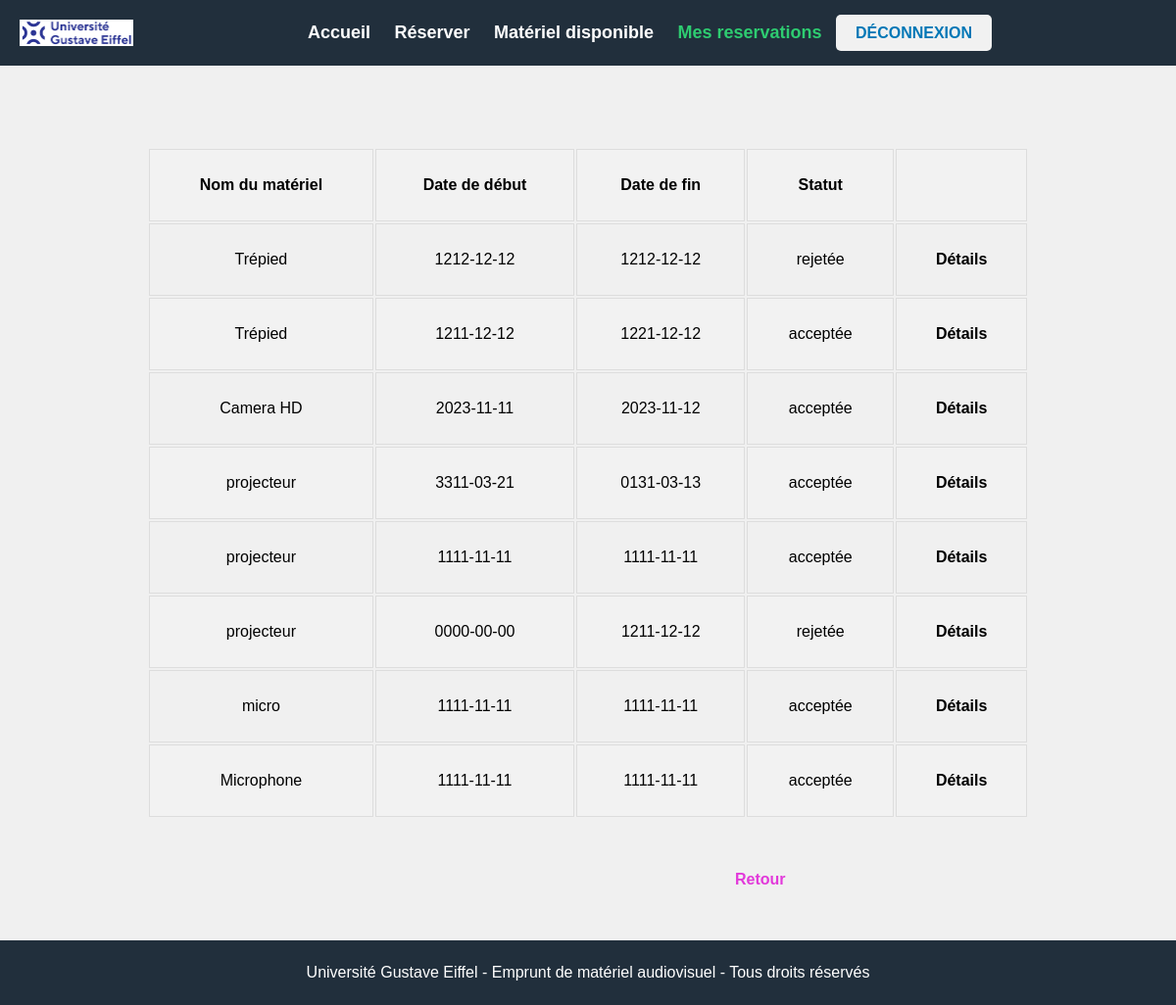
The app's page /reservation_liste.php (signed in) with its own data.
### tables this page shows
CREATE TABLE IF NOT EXISTS `reserve` (
  `ID_utilisateur` int NOT NULL,
  `ID_materiel` int NOT NULL,
  `dateDebut` date DEFAULT NULL,
  `dateFin` date DEFAULT NULL,
  `statut` varchar(255) DEFAULT NULL,
  `ID_reservation` int NOT NULL AUTO_INCREMENT,
  PRIMARY KEY (`ID_reservation`),
  KEY `reserve_Materiel0_FK` (`ID_materiel`),
  KEY `ID_utilisateur` (`ID_utilisateur`,`ID_materiel`) USING BTREE
);

CREATE TABLE IF NOT EXISTS `materiel` (
  `ID_materiel` int NOT NULL,
  `nom` varchar(255) DEFAULT NULL,
  `reference` varchar(255) DEFAULT NULL,
  `type` varchar(255) NOT NULL,
  `description` text,
  PRIMARY KEY (`ID_materiel`)
);

### reservation_liste.php (the view, shortened to what this page needs)
<?php
try {
    $bdd = new PDO(
        'mysql:host=localhost;dbname=location_materiel;charset=utf8',
        'root'
    );
    $bdd->setAttribute(PDO::ATTR_ERRMODE, PDO::ERRMODE_EXCEPTION);
} catch (Exception $e) {
    die(print_r($e));
}
if ($_SESSION['ID_role'] === '2') {
    $query = $query = "SELECT reserve.ID_reservation, utilisateur.nom AS nom_utilisateur, materiel.nom AS nom_materiel, reserve.dateDebut, reserve.dateFin, reserve.statut FROM reserve JOIN utilisateur ON reserve.ID_utilisateur = utilisateur.ID_utilisateur JOIN materiel ON reserve.ID_materiel = materiel.ID_materiel WHERE reserve.statut IN ('en attente', 'acceptée', 'rejetée')";
    ;
} else {
    $id_utilisateur = $_SESSION['ID_utilisateur'];
    $query = "SELECT reserve.ID_reservation, utilisateur.nom AS nom_utilisateur, materiel.nom AS nom_materiel, reserve.dateDebut, reserve.dateFin, reserve.statut FROM reserve JOIN utilisateur ON reserve.ID_utilisateur = utilisateur.ID_utilisateur JOIN materiel ON reserve.ID_materiel = materiel.ID_materiel WHERE reserve.ID_utilisateur = :id_utilisateur";
}
$stmt = $bdd->prepare($query);
if ($_SESSION['ID_role'] !== '2') {
    $stmt->bindParam(':id_utilisateur', $id_utilisateur, PDO::PARAM_INT);
}
$stmt->execute();
$reservations = $stmt->fetchAll(PDO::FETCH_ASSOC);
?>
<!DOCTYPE html>
<html lang="fr">
<head>
    <link rel="stylesheet" href="styles/reservation_liste.css" />
</head>
<body>
<header>
      <nav>
        <img src = "ressources/logouniv.png">
        <ul>
          <li><a href="a_SAE203.php">Accueil</a></li>
          <li><a href="reservation.php">Réserver</a></li>
          <li><a href="liste.php">Matériel disponible</a></li>
          <li><a id="accueil" href="reservation_liste.php">Mes reservations</a></li>
          <a href="deconnexion.php" class="btn btn-danger btn-lg">Déconnexion</a>
        </ul>
      </nav>
    </header>
    <div id="div_tab">
    <?php if ($_SESSION['ID_role'] === '2') { ?>
        <table>
            <thead>
                <tr>
                    <th>Nom de l'utilisateur</th>
                    <th>Nom du matériel</th>
                    <th>Date de début</th>
                    <th>Date de fin</th>
                    <th>Statut</th>
                    <th></th>
                </tr>
            </thead>
            <tbody>
                <?php foreach ($reservations as $reservation) { ?>
                    <?php if ($reservation['statut'] === 'en attente') { ?>
                        <tr>
                            <td><?php echo $reservation['nom_utilisateur']; ?></td>
                            <td><?php echo $reservation['nom_materiel']; ?></td>
                            <td><?php echo $reservation['dateDebut']; ?></td>
                            <td><?php echo $reservation['dateFin']; ?></td>
                            <td><?php echo $reservation['statut']; ?></td>
                            <td>
                                <a href="reservation_detail.php?id=<?php echo $reservation['ID_reservation']; ?>">Détails</a>
                            </td>
                        </tr>
                    <?php } ?>
                <?php } ?>
            </tbody>
        </table>
                    </div>
        <h1>Liste de mes réservations</h1>
        <table>
            <thead>
                <tr>
                    <th>Nom de l'utilisateur</th>
                    <th>Nom du matériel</th>
                    <th>Date de début</th>
                    <th>Date de fin</th>
                    <th>Statut</th>
                    <th></th>
                </tr>
            </thead>
            <tbody>
                <?php foreach ($reservations as $reservation) { ?>
                    <?php if ($reservation['statut'] !== 'en attente') { ?>
                        <tr>
                            <td><?php echo $reservation['nom_utilisateur']; ?></td>
                            <td><?php echo $reservation['nom_materiel']; ?></td>
                            <td><?php echo $reservation['dateDebut']; ?></td>
                            <td><?php echo $reservation['dateFin']; ?></td>
                            <td><?php echo $reservation['statut']; ?></td>
                            <td>
                                <a href="reservation_detail.php?id=<?php echo $reservation['ID_reservation']; ?>">Détails</a>
                            </td>
                        </tr>
                    <?php } ?>
                <?php } ?>
            </tbody>
        </table>
    <?php } else { ?>
        <table>
            <thead>
                <tr>
                    <th>Nom du matériel</th>
                    <th>Date de début</th>
                    <th>Date de fin</th>
                    <th>Statut</th>
                    <th></th>
                </tr>
            </thead>
            <tbody>
                <?php foreach ($reservations as $reservation) { ?>
                    <tr>
                        <td><?php echo $reservation['nom_materiel']; ?></td>
                        <td><?php echo $reservation['dateDebut']; ?></td>
                        <td><?php echo $reservation['dateFin']; ?></td>
                        <td><?php echo $reservation['statut']; ?></td>
                        <td>
                            <a href="reservation_detail.php?id=<?php echo $reservation['ID_reservation']; ?>">Détails</a>
                        </td>
                    </tr>
                <?php } ?>
            </tbody>
        </table>
    <?php } ?>
    <a id="back"href="javascript:history.go(-1)">Retour</a>
    <footer>
      <p>Université Gustave Eiffel - Emprunt de matériel audiovisuel - Tous droits réservés</p>
    </footer>
</body>
</html>

### Styles/reservation_liste.css (style rules this page uses)
header { background-color: #0077b6; justify-content: space-between; align-items: center; padding: 20px; font-weight: bold; }
header { scroll-behavior: smooth; background-color:#212F3C; opacity:100%; padding: 20px; top: 0; width: 100%; z-index: 1; justify-content: flex-end!important; align-items: center!important; text-align: center!important; position: fixed; }
.btn { background-color: #f1f1f1; color: #0077b6; border: none; padding: 10px 20px; border-radius: 5px; font-size: 16px; text-transform: uppercase; cursor: pointer; transition: all 0.3s ease; }
nav ul { list-style: none; margin: 0; padding: 0; }
nav ul li { display: inline-block; }
nav ul li a { color: white; padding: 10px; text-decoration: none; transition: .4s; border-radius: 5px; font-size: 18px; font-weight: 700; text-align: center; }
img { width: 116px; height: 27px; float:left; }
table { width: 75%; margin-left: auto; margin-right: auto; margin-bottom:50px; }
th, td { padding: 24px; text-align: center; border: 1px solid #ddd; }
th { background-color: #f2f2f2; }
tbody tr:nth-child(even) { background-color: #f2f2f2; }
a { text-decoration: none; color: blue; }
* { margin: 0; padding: 0; box-sizing: border-box; }
body { font-family: Arial, sans-serif; font-size: 16px; line-height: 1.5; background-color: #f0f0f0; }
header { scroll-behavior: smooth; background-color:#212F3C; opacity:100%; padding: 20px; top: 0; width: 100%; z-index: 1; justify-content: flex-end!important; align-items: center!important; text-align: center!important; position:absolute; }
footer { background-color:#212F3C; opacity:100%; color: #fff; text-align: center; padding: 20px; position:relative; bottom:0; width: 100%; margin-top:50px; }
footer p { font-size: 16px; margin: 0; line-height: 1.6; }
a { color:black; font-weight:bold; transition:.5s; }
#accueil { color:#2ECC71; }
#back { margin-left:750px; color:#E239DA; }
#div_tab { margin-top: 150px; }

### records on screen
reserve: ID_materiel.nom "Trépied", dateDebut "1212-12-12", dateFin "1212-12-12", statut "rejetée"
reserve: ID_materiel.nom "Trépied", dateDebut "1211-12-12", dateFin "1221-12-12", statut "acceptée"
reserve: ID_materiel.nom "Camera HD", dateDebut "2023-11-11", dateFin "2023-11-12", statut "acceptée"
reserve: ID_materiel.nom "projecteur", dateDebut "3311-03-21", dateFin "0131-03-13", statut "acceptée"
reserve: ID_materiel.nom "projecteur", dateDebut "1111-11-11", dateFin "1111-11-11", statut "acceptée"
reserve: ID_materiel.nom "projecteur", dateDebut "0000-00-00", dateFin "1211-12-12", statut "rejetée"
reserve: ID_materiel.nom "micro", dateDebut "1111-11-11", dateFin "1111-11-11", statut "acceptée"
reserve: ID_materiel.nom "Microphone", dateDebut "1111-11-11", dateFin "1111-11-11", statut "acceptée"
